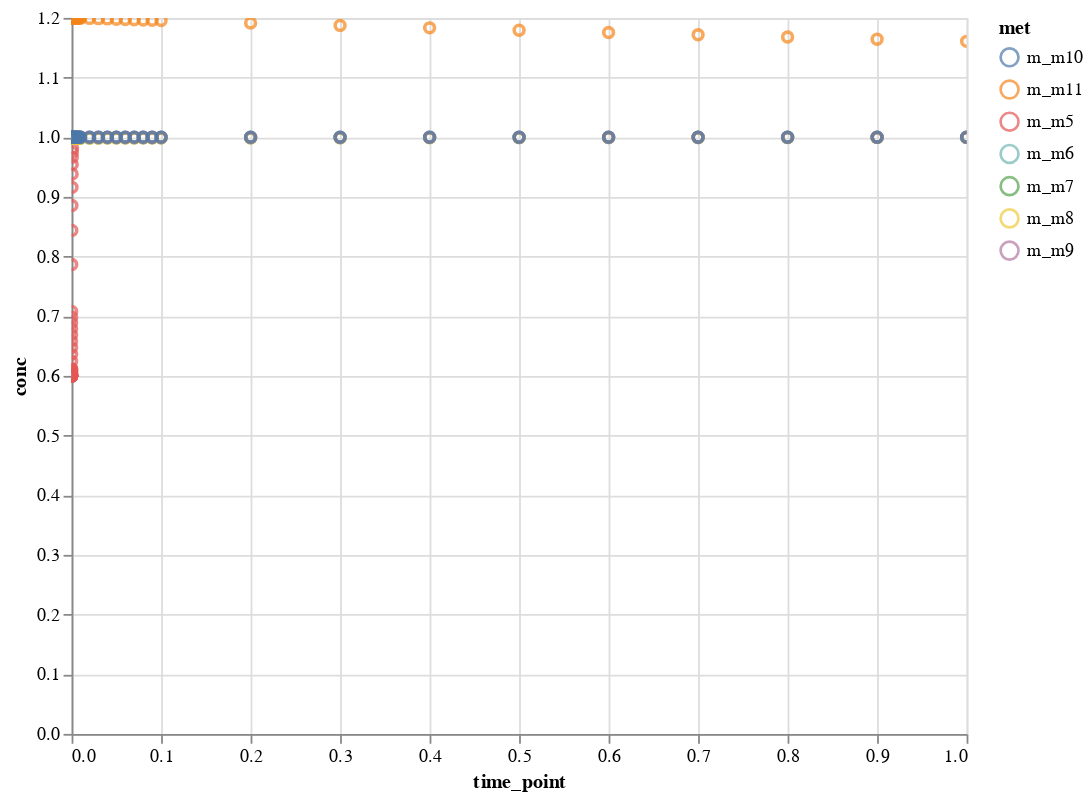

The code cell stored with this chart in its notebook:
### Markdown cell above
#### Plot results for a given model

### Code cell
plot_model_interactive(conc, conc_interp, model_i=2, quant_type='conc',
                       selected_data=met_names, x_scale='linear',
                       y_scale='linear', x_lim=[0,1], y_lim=None)

### Figure 1 — Vega-Lite specification as saved in the notebook (floating-point values rounded to 4 significant figures; data arrays with more than 128 entries replaced by an {"elided": "..."} marker saying what was removed)
{"config": {"view": {"continuousWidth": 400, "continuousHeight": 300}}, "data": {"name": "data-dbadfc8b91d57473c31d06fe587d2e6b"}, "mark": "point", "encoding": {"color": {"type": "nominal", "field": "met"}, "tooltip": [{"type": "nominal", "field": "met"}, {"type": "quantitative", "field": "conc"}], "x": {"type": "quantitative", "field": "time_point", "scale": {"domain": [0, 1], "type": "linear"}}, "y": {"type": "quantitative", "field": "conc", "scale": {"type": "linear"}}}, "height": 400, "selection": {"selector001": {"type": "interval", "bind": "scales", "encodings": ["x", "y"]}}, "width": 500, "$schema": "https://vega.github.io/schema/vega-lite/v4.8.1.json", "datasets": {"data-dbadfc8b91d57473c31d06fe587d2e6b": {"elided": "581 records"}}}
